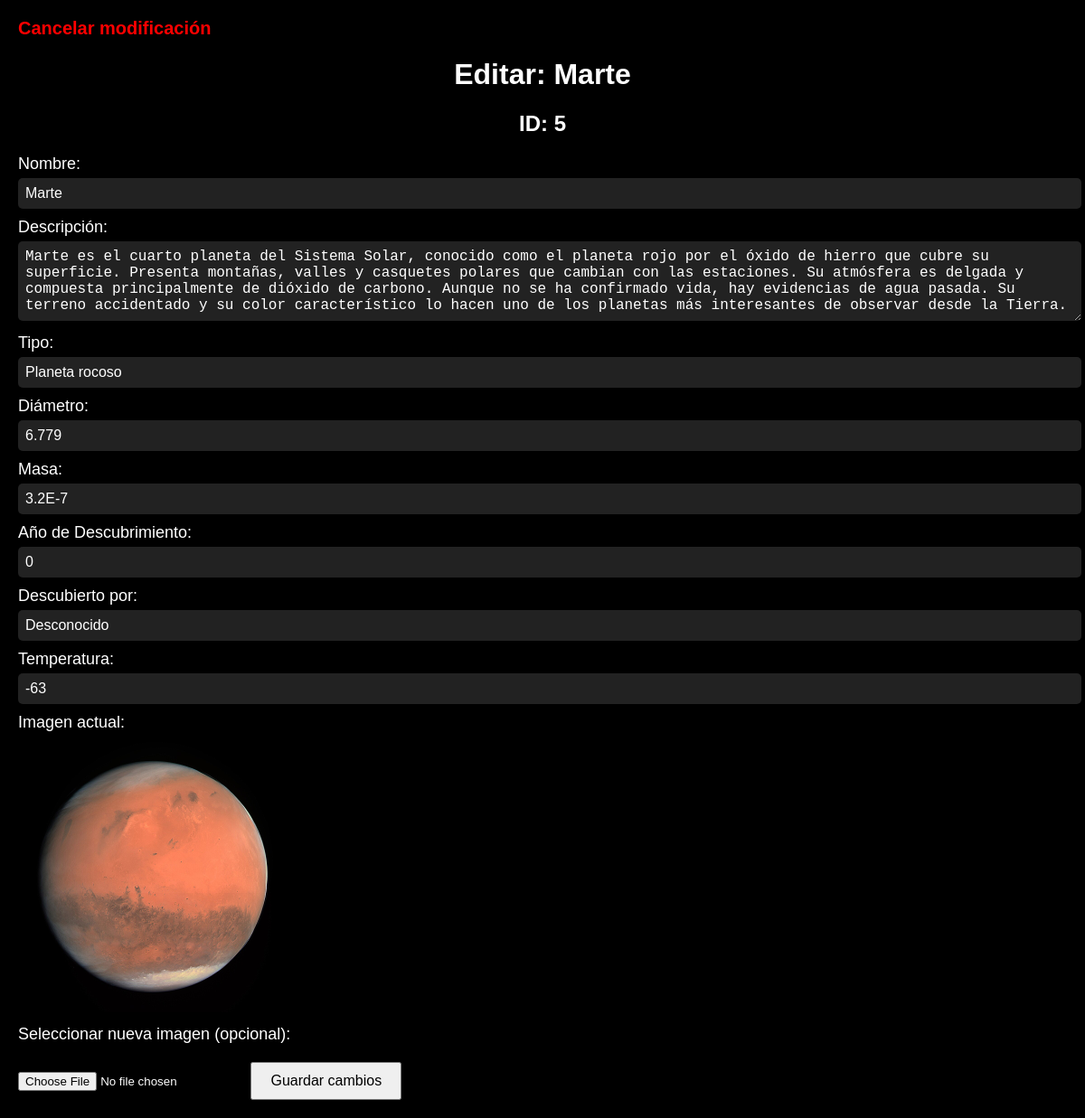
The app's page /index.php?controller=AstroController&action=viewUpdatingAstro&id=5 with its own data.
### tables this page shows
CREATE TABLE `astros` (
  `id` int(10) UNSIGNED NOT NULL,
  `name` varchar(50) NOT NULL,
  `description` varchar(600) NOT NULL,
  `type` varchar(50) NOT NULL,
  `diameter` float NOT NULL,
  `mass` float NOT NULL,
  `discovery_year` int(10) UNSIGNED NOT NULL,
  `discovered_by` varchar(100) NOT NULL,
  `temperature` float NOT NULL,
  `image` varchar(150) NOT NULL
);

### src/controllers/AstroController.php (called while the page is built, shortened)
<?php
require_once("./src/models/AstroModel.php");
class AstroController{
    function viewUpdatingAstro() {
        $id=$_GET["id"];
        $astroModel = new AstroModel();
        $astro = $astroModel->getAstroById($id);
        include("./src/views/astros/viewUpdatingAstro.php");
    }
}

### src/config/Config.php (called while the page is built)
<?php
class Config{
    public static function conectar() {
        $dsn = 'mysql:dbname=astrodatabase;host=localhost';
        $user = 'root';
        $password = '';
        return new PDO($dsn, $user, $password);
    }
}

### src/models/AstroModel.php (called while the page is built, shortened)
<?php
require_once("./src/config/Config.php");
class AstroModel {
    function getAstroById($id) {
        $sql = "SELECT * FROM astros WHERE id = :id";
        $stm = Config::conectar()->prepare($sql);
        $stm->bindParam(':id', $id);
        $stm->execute();
        return $stm->fetchObject("Astro");
    }
}

### src/views/astros/viewUpdatingAstro.php (the view, shortened to what this page needs)
<?php
require_once("./src/config/Config.php");
$basePath = './src/public/astro_images/';
$imagePath = $basePath . $astro->image;
?>
<!DOCTYPE html>
<html lang="es">
<head>
</head>
<body>
  <a class="general-link" href="<?php echo BASE_URL."?controller=AstroController&action=viewAstro&id=".$astro->id; ?>">Cancelar modificación</a>
  <h1 style="text-align: center;"><?php echo htmlspecialchars("Editar: " . $astro->name); ?></h1>
  <h2 style="text-align: center;"><?php echo htmlspecialchars("ID: " . $astro->id); ?></h2>
  <form action="<?php echo BASE_URL."?controller=AstroController&action=updateAstro" ?>" method="POST" enctype="multipart/form-data">
    <label>Nombre:</label>
    <input type="text" name="name" value="<?php echo htmlspecialchars($astro->name); ?>" required>
    <label>Descripción:</label>
    <textarea name="description" rows="4"><?php echo htmlspecialchars($astro->description); ?></textarea>
    <label>Tipo:</label>
    <input type="text" name="type" value="<?php echo htmlspecialchars($astro-> type); ?>" required>
    <label>Diámetro:</label>
    <input type="text" name="diameter" value="<?php echo htmlspecialchars($astro->diameter); ?>" required>
    <label>Masa:</label>
    <input type="text" name="mass" value="<?php echo htmlspecialchars($astro->mass); ?>" required>
    <label>Año de Descubrimiento:</label>
    <input type="text" name="discovery_year" value="<?php echo htmlspecialchars($astro->discovery_year); ?>" required>
    <label>Descubierto por:</label>
    <input type="text" name="discovered_by" value="<?php echo htmlspecialchars($astro->discovered_by); ?>" required>
    <label>Temperatura:</label>
    <input type="text" name="temperature" value="<?php echo htmlspecialchars($astro->temperature); ?>" required>
    <label>Imagen actual:</label>
    <img class="current-image" src="<?php echo htmlspecialchars($imagePath); ?>" alt="Imagen actual">
    <label>Seleccionar nueva imagen (opcional):</label>
    <input type="file" name="image">
    <button type="submit">Guardar cambios</button>
  </form>
</body>
</html>

### src/views/astros/viewUpdatingAstro.php (style rules this page uses)
body { background-color: #000; color: #fff; font-family: Arial, sans-serif; margin: 20px; }
label { display: block; margin-top: 10px; font-size: 18px; }
input[type=text], textarea { width: 100%; padding: 8px; font-size: 16px; margin-top: 5px; border-radius: 5px; border: none; color: #fff; background-color: #222; }
input[type=file] { margin-top: 10px; color: #fff; }
button { margin-top: 20px; padding: 10px 20px; font-size: 16px; }
.general-link { color: #f00; text-decoration: none; font-weight: bold; font-size: 20px; }
img.current-image { max-width: 300px; border-radius: 8px; object-fit: cover; margin-top: 10px; }

### records on screen
astros: name "Editar: Marte", id "ID: 5", name "Marte", description "Marte es el cuarto planeta del Sistema Solar, conocido como el planeta rojo por el óxido de hierro que cubre su superficie. Presenta montañas, valles y casquetes polares que cambian con las estaciones. Su atmósfera es delgada y compuesta principalmente de dióxido de carbono. Aunque no se ha confirmado vida, hay evidencias de agua pasada. Su terreno accidentado y su color característico lo hacen uno de los planetas más interesantes de observar desde la Tierra.", type "Planeta rocoso", diameter "6.779", mass "3.2E-7", discovery_year "0", discovered_by "Desconocido", temperature "-63", image (picture)
